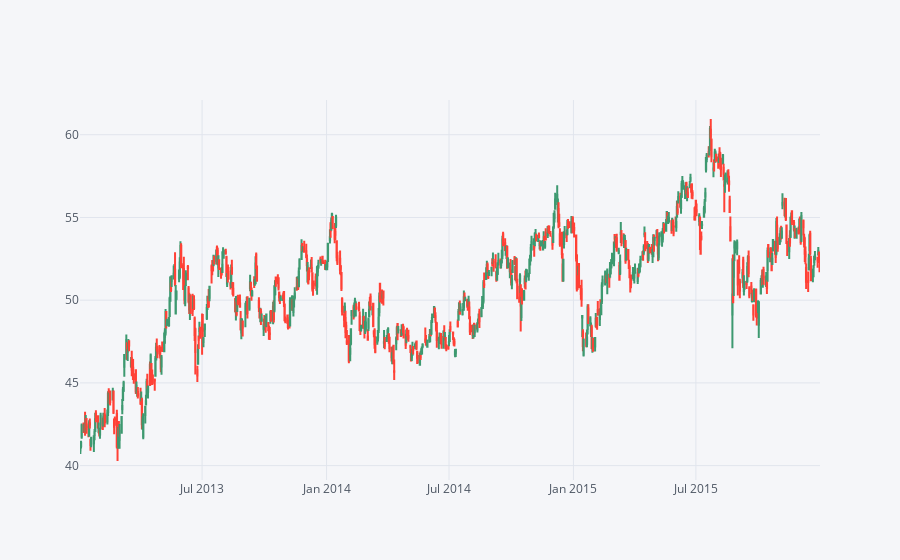

The code cell stored with this chart in its notebook:
### Code cell
#CitiGroup stock Jan 1st 2013 -Jan 1st 2016
C[['Open', 'High', 'Low', 'Close']].loc['2013-01-01':'2016-01-01'].iplot(kind='candle')

### Figure 1 — Plotly figure (JSON) as saved in the notebook; plotly's stock layout.template omitted (floating-point values rounded to 4 significant figures; data arrays with more than 128 entries replaced by an {"elided": "..."} marker saying what was removed)
{"data": [{"close": {"elided": "756 float values"}, "high": {"elided": "756 float values"}, "low": {"elided": "756 float values"}, "open": {"elided": "756 float values"}, "showlegend": false, "type": "candlestick", "x": {"elided": "756 str values"}, "yaxis": "y2"}], "layout": {"legend": {"bgcolor": "#F5F6F9", "font": {"color": "#4D5663"}}, "paper_bgcolor": "#F5F6F9", "plot_bgcolor": "#F5F6F9", "title": {"font": {"color": "#4D5663"}}, "xaxis": {"gridcolor": "#E1E5ED", "rangeslider": {"visible": false}, "showgrid": true, "tickfont": {"color": "#4D5663"}, "title": {"font": {"color": "#4D5663"}, "text": ""}, "zerolinecolor": "#E1E5ED"}, "yaxis": {"gridcolor": "#E1E5ED", "showgrid": true, "showticklabels": false, "tickfont": {"color": "#4D5663"}, "title": {"font": {"color": "#4D5663"}, "text": ""}, "zerolinecolor": "#E1E5ED"}, "yaxis2": {"gridcolor": "#E1E5ED", "showgrid": true, "tickfont": {"color": "#4D5663"}, "title": {"font": {"color": "#4D5663"}, "text": ""}, "zerolinecolor": "#E1E5ED"}}}
